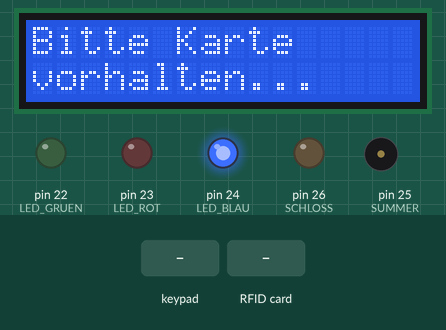
The sketch below on a simulated Arduino Mega 2560, built with avr-gcc and run on an emulated ATmega2560. On the bench: 16×2 character LCD, output pins drawn as LEDs (lit = HIGH), buzzer (waves = sounding). The test bench sets the inputs (shaded band). Pins used as bus, display or sensor lines are not drawn.

Above: at 1.3 s.
1.4 s: keypad keys 4 5 4 3 4 1 3 9 # pressed 0.4 s apart
At 5.2 s:
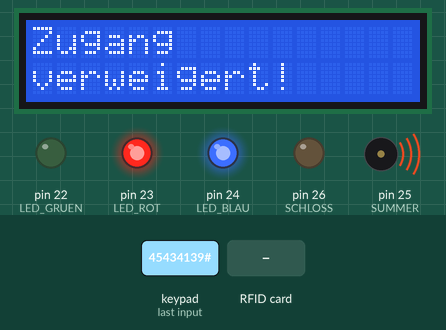
6.5 s: RFID card A0 84 B5 56 held to the reader
At 7.2 s:
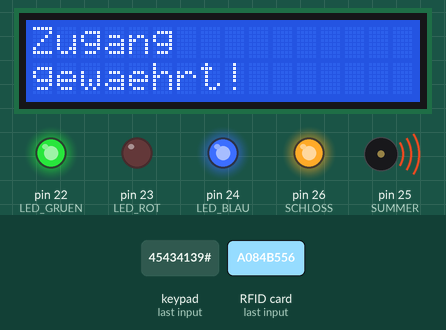
9.5 s: key '*' pressed
At 10.3 s:
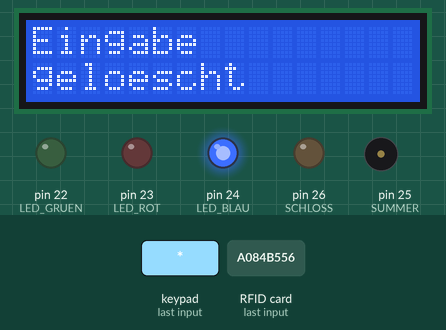
12.0 s: keypad keys 4 5 4 3 4 1 3 9 A pressed 0.4 s apart
At 16.1 s:
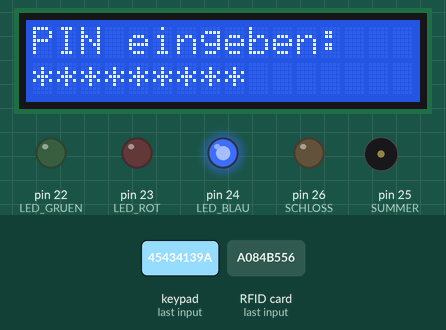
17.1 s: keypad keys 4 5 4 3 4 1 3 9 pressed 0.4 s apart
At 20.2 s:
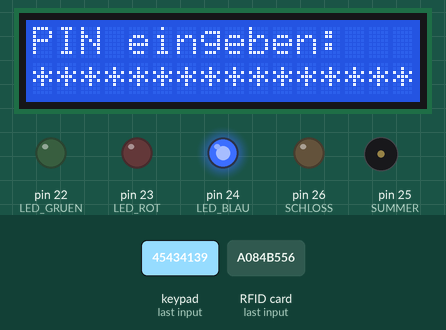
21.8 s: RFID card 5E 7A 19 C4 held to the reader
At 23.2 s:
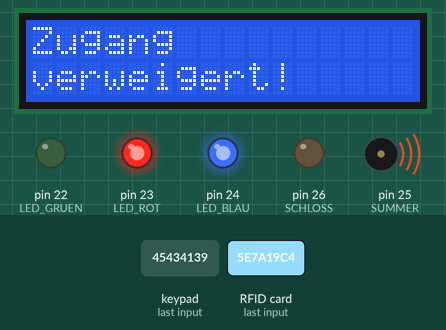
Timing chart, 0 to 25.3 s (numbered marks = the images above; inputs shaded):
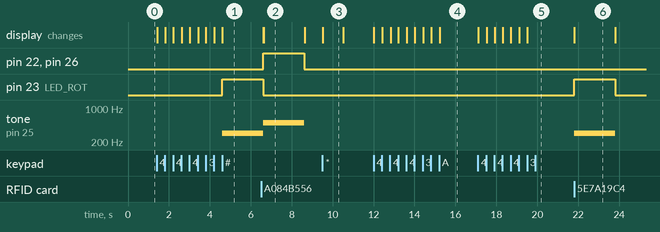

Measured:
- after the input at 1.4 s, pin 23 (LED_ROT): LOW → HIGH after 3.2 s; tone on pin 25 (SUMMER): silent → 300 Hz after 3.2 s; the display: first changes at once (image 1 shows a later state)
- after the input at 6.5 s, pin 22 (LED_GRUEN), pin 26 (SCHLOSS): LOW → HIGH after 0.12 s, → LOW 2.0 s later; the display: first differs from a run without the input after 0.12 s (image 2)
- after the input at 9.5 s, the display: changes at once (image 3)
- after the input at 12.0 s, the display: first changes at once (image 4 shows a later state)
- after the input at 17.1 s, the display: first changes at once (image 5 shows a later state)
- after the input at 21.8 s, pin 23 (LED_ROT): LOW → HIGH at once, → LOW 2.0 s later; tone on pin 25 (SUMMER): silent → 300 Hz at once, → silent 2.0 s later; the display: changes at once (image 6)
- what the display in image 2 shows lasts 2.0 s, from 6.6 s to 8.6 s

The sketch:

Zugangskontrolle.ino
```cpp
#include <SPI.h> // Bibliothek für Kommunikation vom RFID-Scanner
#include <MFRC522.h> // Bibliothek für die Steuerung vom RFID-Scanner
#include <LiquidCrystal.h> // Bibliothek für LCD-Display
#include <Keypad.h>  // Bibliothek für Tastenfeld

// Hardware-Pins Definition
#define SS_PIN 53
#define RST_PIN 49
MFRC522 rfid(SS_PIN, RST_PIN);  // RFID-Leser-Objekt erstellen (wird in setup() initialisiert)

// LCD Display mit 16x2 Zeichen
LiquidCrystal lcd(12, 11, 5, 4, 3, 2);

#define LED_BLAU  24
#define LED_GRUEN 22
#define LED_ROT   23
#define SUMMER    25
#define SCHLOSS   26


// Authentifizierung - PIN und Karten
String korrekterPIN = "1234"; // PIN Code festlegen

// Tastenfeld Konfiguration - 4x4 Matrix
const byte ZEILEN = 4;
const byte SPALTEN = 4;
// Layout des Tastenfelds
char tasten[ZEILEN][SPALTEN] = {
  {'1','2','3','A'},
  {'4','5','6','B'},
  {'7','8','9','C'},
  {'*','0','#','D'}
};
byte zeilenPins[ZEILEN] = {45, 43, 41, 39};  // Pins der Zeilen am Arduino Mega
byte spaltenPins[SPALTEN] = {37, 35, 33, 31}; // Pins der Spalten am Arduino Mega
// Tastenfeld wird mit Zeilen- und Spaltenpins initialisiert
Keypad tastenfeld = Keypad(makeKeymap(tasten), zeilenPins, spaltenPins, ZEILEN, SPALTEN);


// Erlaubte RFID-Karten - Whitelist

byte erlaubteUID[][4] = {
  {0xA0, 0x84, 0xB5, 0x56}  // Karte 1 - UID in hexadezimal
};
const int anzahlKarten = 1;  // Anzahl der erlaubten Karten

// Speichert die vom Benutzer eingegebene PIN
String eingegebenerPIN = "";

// Zugang gewährt
// Diese Funktion wird verwendet, wenn die Authentifizierung erfolgreich ist
void zugang_gewaehrt() {
  // Grüne LED anschalten
  digitalWrite(LED_GRUEN, HIGH);
  // Elektromagnetisches Schloss entsperren
  digitalWrite(SCHLOSS, HIGH);
  // Piepston abspielen (500 Hz)
  tone(SUMMER, 500);
  // Display-Meldung anzeigen
  lcd.clear();
  lcd.print("Zugang");
  lcd.setCursor(0, 1);
  lcd.print("gewaehrt!");
  // 2 Sekunden warten
  delay(2000);
  // Piepston beenden
  noTone(SUMMER);
  // LED und Schloss ausschalten
  digitalWrite(LED_GRUEN, LOW);
  digitalWrite(SCHLOSS, LOW);
  // Zurück zur Standby-Meldung
  lcd.clear();
  lcd.print("Bitte Karte");
  lcd.setCursor(0, 1);
  lcd.print("vorhalten...");
}

// Zugang verweigert
// Diese Funktion wird verwendet, wenn die Authentifizierung fehlschlägt
void zugang_verweigert() {
  // Rote LED anschalten
  digitalWrite(LED_ROT, HIGH);
  // Piepston abspielen (300 Hz)
  tone(SUMMER, 300);
  // Display-Meldung anzeigen
  lcd.clear();
  lcd.print("Zugang");
  lcd.setCursor(0, 1);
  lcd.print("verweigert!");
  // 2 Sekunden warten
  delay(2000);
  // Piepston beenden
  noTone(SUMMER);
  // LED ausschalten
  digitalWrite(LED_ROT, LOW);
  // Zurück zur Standby-Meldung
  lcd.clear();
  lcd.print("Bitte Karte");
  lcd.setCursor(0, 1);
  lcd.print("vorhalten...");
}

// Initialisierung beim Start
void setup() {
  // Serielle Verbindung für Debugging (9600 Baud)
  Serial.begin(9600);
  // SPI-Kommunikation für RFID-Leser starten
  SPI.begin();
  // RFID-Leser initialisieren
  rfid.PCD_Init();

  // Alle Ausgabe-Pins als OUTPUT definieren
  pinMode(LED_BLAU,  OUTPUT);
  pinMode(LED_GRUEN, OUTPUT);
  pinMode(LED_ROT,   OUTPUT);
  pinMode(SUMMER,    OUTPUT);
  pinMode(SCHLOSS,   OUTPUT);

  // Standby Zustände: Blaue LED an, Schloss zu
  digitalWrite(LED_BLAU, HIGH);
  digitalWrite(SCHLOSS, LOW);

  // LCD initialisieren (16 Spalten, 2 Zeilen) und Standby-Meldung
  lcd.begin(16, 2);
  lcd.print("Bitte Karte");
  lcd.setCursor(0, 1);
  lcd.print("vorhalten...");
}

// Hauptprogramm - Läuft wiederholt
void loop() {
  // RFID-Karten prüfen
  // Prüft, ob eine neue Karte erkannt wurde
  if (rfid.PICC_IsNewCardPresent() && rfid.PICC_ReadCardSerial()) {
    bool zugang = false;

    // Vergleicht die Karten-UID mit der Whitelist
    for (int i = 0; i < anzahlKarten; i++) {
      // Vergleicht alle 4 Bytes der UID
      if (memcmp(rfid.uid.uidByte, erlaubteUID[i], 4) == 0) {
        zugang = true;  // Karte ist autorisiert
        break;
      }
    }

    // Entsprechende Funktion aufrufen
    if (zugang) zugang_gewaehrt();
    else zugang_verweigert();

    // Karte als verarbeitet kennzeichnen
    rfid.PICC_HaltA();
  }

  // Tastenfeld prüfen
  // Prüft, ob eine Taste auf dem Tastenfeld gedrückt wurde
  char taste = tastenfeld.getKey();
  if (taste) {
    if (taste == '#') {
      // # = PIN-Eingabe bestätigen/abschließen
      if (eingegebenerPIN == korrekterPIN) {
        eingegebenerPIN = "";  // PIN zurücksetzen
        zugang_gewaehrt();  // Zugang gewähren
      } else {
        eingegebenerPIN = "";  // Falsche PIN zurücksetzen
        zugang_verweigert();  // Zugang verweigern
      }
    } else if (taste == '*') {
      // * = Eingabe löschen
      eingegebenerPIN = "";
      lcd.clear();
      lcd.print("Eingabe");
      lcd.setCursor(0, 1);
      lcd.print("geloescht");
      delay(1000);
      // Zurück zur Standby-Meldung
      lcd.clear();
      lcd.print("Bitte Karte");
      lcd.setCursor(0, 1);
      lcd.print("vorhalten...");
    } else {
      eingegebenerPIN += taste;
      lcd.clear();
      lcd.print("PIN eingeben:");
      lcd.setCursor(0, 1);
      // Sterne anzeigen statt echtem PIN
      for (int i = 0; i < eingegebenerPIN.length(); i++) {
        lcd.print("*");
      }
    }
  }
}
```
